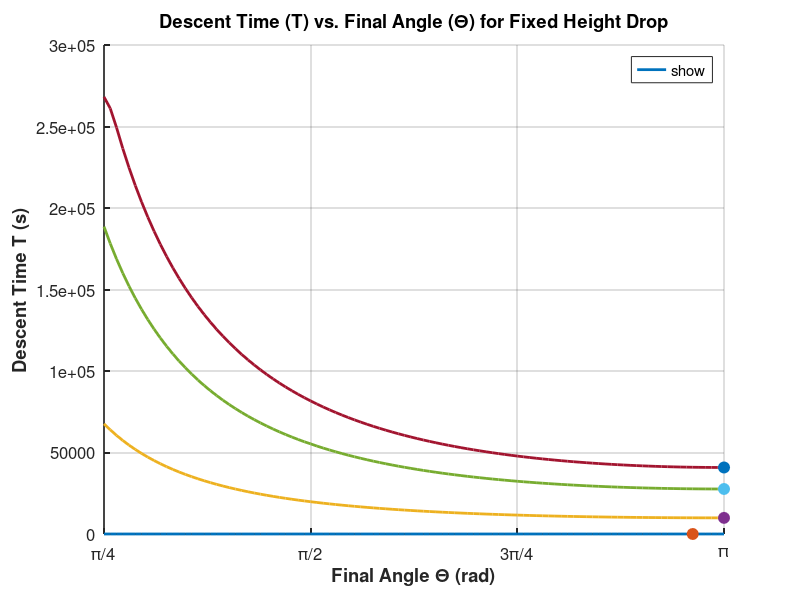

MATLAB code to generate this figure:
% General Physics Project: Sliding and Rolling on a Circular Track
% Numerical Integration for Shortest Descent Time (Eq. 18)

clear; clc; close all;

%% 1. Parameter Setup
g = 9.8;             % Gravitational acceleration (m/s^2)
delta_h = 1.0;       % Fixed height drop (m)
mu_values = [0, 0.1, 0.3, 0.5]; % Friction coefficients
% Array of final angles Theta (rad). Avoiding very small angles near 0 
% because R = delta_h / (1 - cos(Theta)) approaches infinity.
Theta_array = linspace(pi/4, pi, 100); 

%% 2. Plot Setup
figure('Name', 'Descent Time vs Final Angle', 'Position', [150, 150, 700, 500]);
hold on;
grid on;

%% 3. Numerical Integration Loop
for i = 1:length(mu_values)
    mu = mu_values(i);
    T_array = zeros(size(Theta_array)); % Array to store descent times

    for j = 1:length(Theta_array)
        Theta = Theta_array(j);

        % Calculate required Radius R for the fixed height drop
        R = delta_h / (1 - cos(Theta));

        % Define the velocity squared function (Eq. 5)
        % Using anonymous function for numerical integration
        v2_func = @(th) (2 * g * R / (4 * mu^2 + 1)) .* ...
            (mu .* sin(th) - (1 + 2 * mu^2) .* cos(th) + (1 + 2 * mu^2) .* exp(-2 .* mu .* th));

        % Define the integrand: R / v(th)
        % max(v2, 1e-10) is used to prevent division by zero at th = 0
        integrand = @(th) R ./ sqrt(max(v2_func(th), 1e-10));

        % Perform numerical integration from 0 to Theta
        T_array(j) = integral(integrand, 0, Theta, 'ArrayValued', true);
    end

    % Plot the Time vs Theta curve
    plot(Theta_array, T_array, 'LineWidth', 2, 'DisplayName', sprintf('\\mu = %.1f', mu));

    % Find and mark the minimum descent time (Optimal Angle Theta*)
    [min_T, min_idx] = min(T_array);
    opt_Theta = Theta_array(min_idx);

    % Mark the minimum point with a circle
    plot(opt_Theta, min_T, 'o', 'MarkerSize', 8, 'MarkerFaceColor', 'auto', 'HandleVisibility', 'off');

    % Print the result to the console
    fprintf('Friction mu = %.1f -> Optimal Theta: %.2f rad (%.1f deg), Min Time: %.3f s\n', ...
        mu, opt_Theta, rad2deg(opt_Theta), min_T);
end

%% 4. Formatting the Plot for the Report
title('Descent Time (T) vs. Final Angle (\Theta) for Fixed Height Drop', 'FontSize', 14, 'FontWeight', 'bold');
xlabel('Final Angle \Theta (rad)', 'FontSize', 12, 'FontWeight', 'bold');
ylabel('Descent Time T (s)', 'FontSize', 12, 'FontWeight', 'bold');

legend('show', 'Location', 'northeast', 'FontSize', 12);


% Format X-axis ticks to show pi units
xticks([pi/4, pi/2, 3*pi/4, pi]);
xticklabels({'\pi/4', '\pi/2', '3\pi/4', '\pi'});
xlim([pi/4, pi]);

set(gca, 'FontSize', 12, 'LineWidth', 1.2);
hold off;
